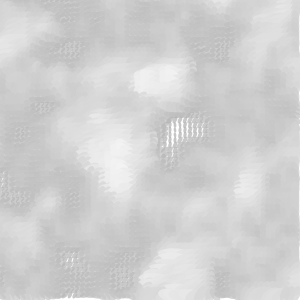
Frame 1 (no input)
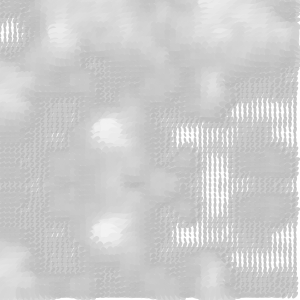
Frame 60 (the mouse pressed at the canvas centre just before this capture)
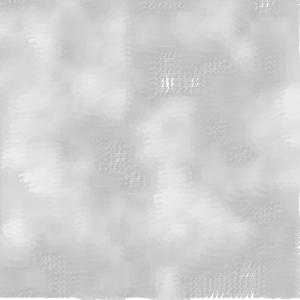
Frame 120 (the mouse held since frame 60 and released just before this capture)

The Processing sketch that drew these frames (run headless with seeded random() and noise(); from frame 60 on, the mouse is pressed at the canvas centre):

// Processing sketch: noise_frame_loop
// ── noise_frame_loop.pde
float xstart,xnoise, ystart, ynoise;
float xstartNoise, ystartNoise;

void setup() {
  size(300, 300);
  smooth();
  background(0);
  frameRate(24);
  
  xstartNoise = random(20);
  ystartNoise = random(20);
  xstart = random(10);
  ystart = random(10);
}

void draw() {
  background(255);
  
  xstartNoise += 0.01;
  ystartNoise += 0.01;
  xstart += (noise(xstartNoise) * 0.5) - 0.25;
  ystart += (noise(ystartNoise) * 0.5) - 0.25;
  
  xnoise = xstart;
  ynoise = ystart;
  
  for (int y = 0; y < height; y += 5) {
    ynoise += 0.1;
    xnoise = xstart;
    for (int x = 0; x < width; x += 5) {
      xnoise += 0.1;
      drawPoint(x, y, noise(xnoise, ynoise));
    }
  }
}

void drawPoint(float x, float y, float noiseFactor) {
  pushMatrix();
  translate(x, y);
  rotate(noiseFactor * radians(540));
  noStroke();
  float edgeSize = noiseFactor * 35;
  float grey = 150 + (noiseFactor * 120);
  float alph = 150 + (noiseFactor * 120);
  fill(grey, alph);
  ellipse(0, 0, edgeSize, edgeSize / 2);
  popMatrix();
}

void drawPoint_rotate(float x, float y, float noiseFactor) {
  pushMatrix();
  translate(x, y);
  rotate(noiseFactor * radians(360));
  stroke(0,150);
  line(0, 0 ,20, 0);
  popMatrix();
}
